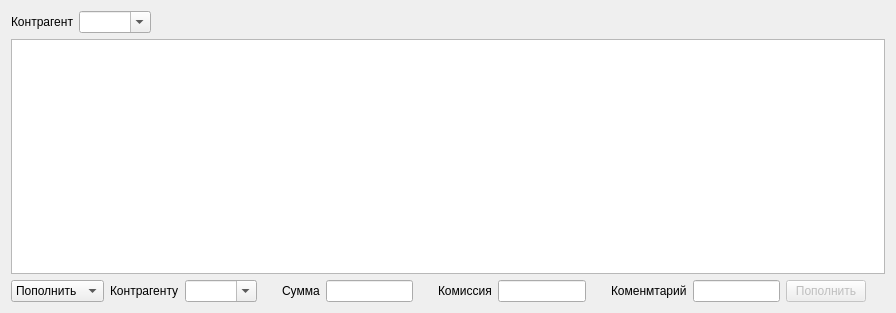
<?xml version="1.0" encoding="UTF-8"?>
<ui version="4.0">
 <class>class_ref_balans_client</class>
 <widget class="QWidget" name="class_ref_balans_client">
  <property name="enabled">
   <bool>true</bool>
  </property>
  <property name="geometry">
   <rect>
    <x>0</x>
    <y>0</y>
    <width>896</width>
    <height>313</height>
   </rect>
  </property>
  <property name="windowTitle">
   <string>Form</string>
  </property>
  <layout class="QGridLayout" name="gridLayout">
   <item row="2" column="0">
    <layout class="QHBoxLayout" name="horizontalLayout_2">
     <item>
      <widget class="QComboBox" name="comboBox_action">
       <item>
        <property name="text">
         <string>Пополнить</string>
        </property>
       </item>
       <item>
        <property name="text">
         <string>Выдать</string>
        </property>
       </item>
       <item>
        <property name="text">
         <string>Перевод</string>
        </property>
       </item>
      </widget>
     </item>
     <item>
      <widget class="QLabel" name="label_5">
       <property name="text">
        <string>Контрагенту</string>
       </property>
      </widget>
     </item>
     <item>
      <widget class="QComboBox" name="comboBox_to_client">
       <property name="enabled">
        <bool>true</bool>
       </property>
       <property name="editable">
        <bool>true</bool>
       </property>
       <property name="insertPolicy">
        <enum>QComboBox::NoInsert</enum>
       </property>
      </widget>
     </item>
     <item>
      <spacer name="horizontalSpacer_3">
       <property name="orientation">
        <enum>Qt::Horizontal</enum>
       </property>
       <property name="sizeHint" stdset="0">
        <size>
         <width>40</width>
         <height>20</height>
        </size>
       </property>
      </spacer>
     </item>
     <item>
      <widget class="QLabel" name="label_2">
       <property name="text">
        <string>Сумма</string>
       </property>
      </widget>
     </item>
     <item>
      <widget class="QLineEdit" name="lineEdit_summ">
       <property name="layoutDirection">
        <enum>Qt::LeftToRight</enum>
       </property>
       <property name="alignment">
        <set>Qt::AlignRight|Qt::AlignTrailing|Qt::AlignVCenter</set>
       </property>
      </widget>
     </item>
     <item>
      <spacer name="horizontalSpacer_4">
       <property name="orientation">
        <enum>Qt::Horizontal</enum>
       </property>
       <property name="sizeHint" stdset="0">
        <size>
         <width>40</width>
         <height>20</height>
        </size>
       </property>
      </spacer>
     </item>
     <item>
      <widget class="QLabel" name="label_3">
       <property name="text">
        <string>Комиссия</string>
       </property>
      </widget>
     </item>
     <item>
      <widget class="QLineEdit" name="lineEdit_margin">
       <property name="alignment">
        <set>Qt::AlignRight|Qt::AlignTrailing|Qt::AlignVCenter</set>
       </property>
      </widget>
     </item>
     <item>
      <spacer name="horizontalSpacer_5">
       <property name="orientation">
        <enum>Qt::Horizontal</enum>
       </property>
       <property name="sizeHint" stdset="0">
        <size>
         <width>40</width>
         <height>20</height>
        </size>
       </property>
      </spacer>
     </item>
     <item>
      <widget class="QLabel" name="label_4">
       <property name="text">
        <string>Коменмтарий</string>
       </property>
      </widget>
     </item>
     <item>
      <widget class="QLineEdit" name="lineEdit_about"/>
     </item>
     <item>
      <widget class="QPushButton" name="pushButton_add">
       <property name="enabled">
        <bool>false</bool>
       </property>
       <property name="text">
        <string>Пополнить</string>
       </property>
      </widget>
     </item>
     <item>
      <spacer name="horizontalSpacer_2">
       <property name="orientation">
        <enum>Qt::Horizontal</enum>
       </property>
       <property name="sizeHint" stdset="0">
        <size>
         <width>40</width>
         <height>20</height>
        </size>
       </property>
      </spacer>
     </item>
    </layout>
   </item>
   <item row="1" column="0">
    <widget class="QTableView" name="tableView">
     <property name="editTriggers">
      <set>QAbstractItemView::NoEditTriggers</set>
     </property>
     <property name="selectionMode">
      <enum>QAbstractItemView::ExtendedSelection</enum>
     </property>
     <property name="selectionBehavior">
      <enum>QAbstractItemView::SelectRows</enum>
     </property>
     <property name="sortingEnabled">
      <bool>true</bool>
     </property>
    </widget>
   </item>
   <item row="0" column="0">
    <layout class="QHBoxLayout" name="horizontalLayout">
     <item>
      <widget class="QLabel" name="label">
       <property name="text">
        <string>Контрагент</string>
       </property>
      </widget>
     </item>
     <item>
      <widget class="QComboBox" name="comboBox_client">
       <property name="editable">
        <bool>true</bool>
       </property>
       <property name="insertPolicy">
        <enum>QComboBox::NoInsert</enum>
       </property>
      </widget>
     </item>
     <item>
      <spacer name="horizontalSpacer">
       <property name="orientation">
        <enum>Qt::Horizontal</enum>
       </property>
       <property name="sizeHint" stdset="0">
        <size>
         <width>40</width>
         <height>20</height>
        </size>
       </property>
      </spacer>
     </item>
    </layout>
   </item>
  </layout>
 </widget>
 <resources/>
 <connections/>
</ui>
